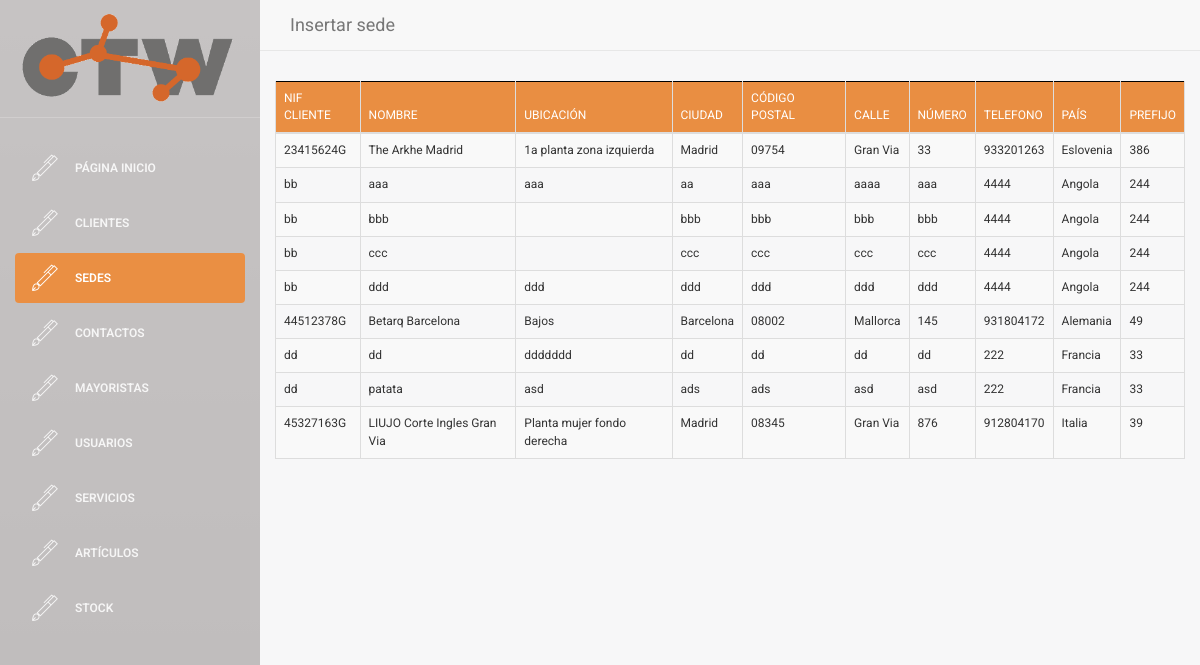
The page /buscador/buscador_sedes.php (signed in) on the database as committed earlier.
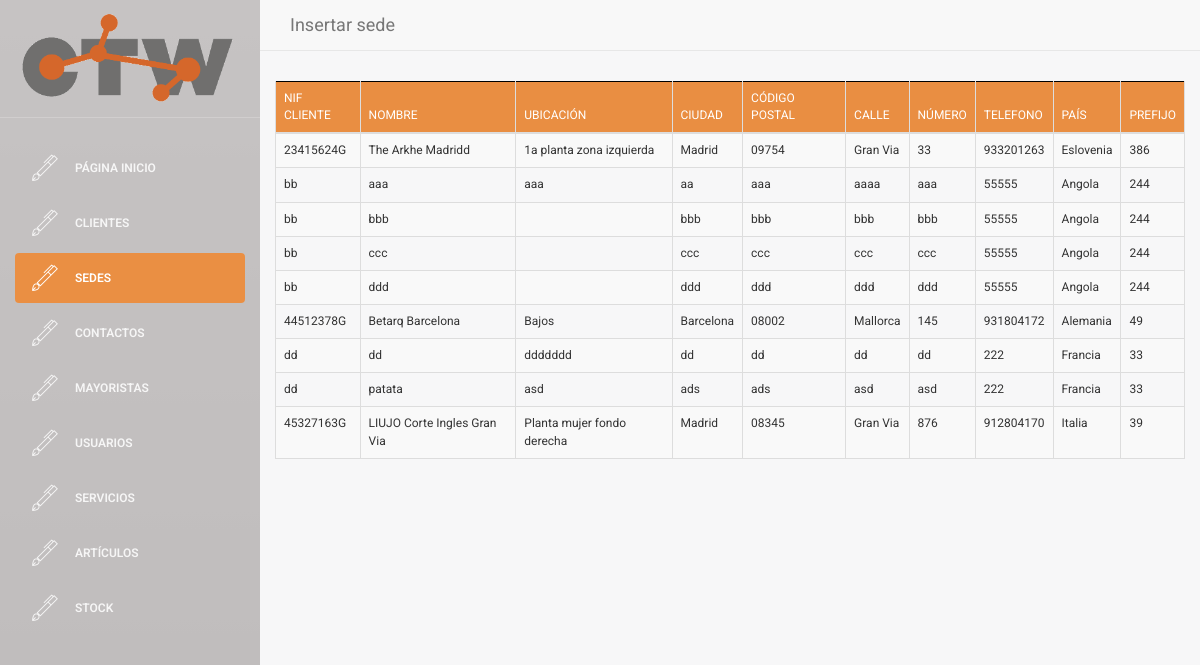
The same page on the database as committed later.
### tables this page shows
CREATE TABLE `SEDE` (
  `ID_SEDE` int(5) NOT NULL,
  `NIF_cliente` varchar(9) NOT NULL,
  `nombre` varchar(40) DEFAULT NULL,
  `ubicacion` varchar(50) DEFAULT NULL,
  `ciudad` varchar(25) NOT NULL,
  `codigo_postal` varchar(10) NOT NULL,
  `calle` varchar(30) NOT NULL,
  `numero` varchar(8) NOT NULL,
  `telefono` int(9) NOT NULL,
  `pais` varchar(30) NOT NULL,
  `prefijo` int(5) DEFAULT NULL
);

CREATE TABLE `CLIENTE` (
  `NIF_EMPRESA` varchar(9) NOT NULL,
  `nombre_comercial` varchar(35) NOT NULL,
  `nombre_completo` varchar(60) NOT NULL,
  `telefono` int(9) NOT NULL,
  `email` varchar(30) NOT NULL,
  `ciudad_facturacion` varchar(25) NOT NULL,
  `codigo_postal_facturacion` varchar(10) NOT NULL,
  `calle_facturacion` varchar(30) NOT NULL,
  `numero_facturacion` varchar(8) NOT NULL,
  `ciudad_envio` varchar(25) NOT NULL,
  `codigo_postal_envio` varchar(10) NOT NULL,
  `calle_envio` varchar(30) NOT NULL,
  `numero_envio` varchar(8) NOT NULL,
  `IBAN` varchar(34) NOT NULL,
  `SEPA` tinyint(1) NOT NULL,
  `pais` varchar(30) NOT NULL,
  `prefijo` int(5) DEFAULT NULL
);

### web/assets/php/selects.php (called while the page is built, shortened)
<?php
function select_all_sede(){
    $conn = connect();
    $sql = "SELECT *
    FROM SEDE S, CLIENTE C
    WHERE S.NIF_cliente = C.NIF_EMPRESA
    ORDER BY C.nombre_comercial, S.nombre asc";
    $data = $conn->query($sql);
    return $data;
  }
?>

### web/buscador/buscador_sedes.php (the view, shortened to what the changed rows need)
    <!doctype html>
<?php
include('../assets/php/selects.php');
if($_SESSION["login_done"]==true){
?>
<html lang="en">
<head>
    <link rel="stylesheet" href="https://maxcdn.bootstrapcdn.com/bootstrap/3.3.6/css/bootstrap.min.css">
    <link rel="stylesheet" href="https://cdn.datatables.net/1.10.12/css/dataTables.bootstrap.min.css">
    <link href="../assets/css/bootstrap.min.css" rel="stylesheet" />
    <link href="../assets/css/animate.min.css" rel="stylesheet"/>
    <link href="../assets/css/light-bootstrap-dashboard.css" rel="stylesheet"/>
    <link href="../assets/css/demo.css" rel="stylesheet" />
    <link href="http://maxcdn.bootstrapcdn.com/font-awesome/4.2.0/css/font-awesome.min.css" rel="stylesheet">
    <link href="../assets/css/pe-icon-7-stroke.css" rel="stylesheet" />
    <link href="http://cdnjs.cloudflare.com/ajax/libs/x-editable/1.5.0/bootstrap3-editable/css/bootstrap-editable.css" rel="stylesheet"/>
    <link href="../assets/css/table_editor.css" rel="stylesheet"/>
    <link href="../assets/css/table.css" rel="stylesheet"/>
    <link href="../assets/css/table2.css" rel="stylesheet"/>
    <link href="../assets/css/table4.css" rel="stylesheet"/>
    <link href="../assets/css/insert.css" rel="stylesheet" />
    <link href="../assets/css/micss.css" rel="stylesheet" />
</head>
<body>
<div class="wrapper">
    <div class="main-panel">
        <div class="content">
            <div class="container-fluid">
                <div class="row">
                    <div >
                        <div >
                                <table id="buscador_cliente" class="table table-striped table-bordered">
                                    <thead>
                                        <tr>
                                            <th>Nif cliente</th>
                                            <th>Nombre</th>
                                            <th>Ubicación</th>
                                            <th>Ciudad</th>
                                            <th>Código postal</th>
                                            <th>Calle</th>
                                            <th>Número</th>
                                            <th>Telefono</th>
                                            <th>País</th>
                                            <th>Prefijo</th>
                                        </tr>
                                    </thead>
                                    <tbody>
                                        <?php
                                            $data = select_all_sede();
                                            if ($data->num_rows > 0) {
                                                 while($row = $data->fetch_assoc()) {
                                                    $pk = $row['ID_SEDE'];
                                        ?>
                                                    <tr>
                                                        <td><a href="#" class="NIF_cliente" data-pk=<?php echo "\"$pk\""; ?>><?php echo $row['NIF_cliente']?> </a></td>
                                                        <td><a href="#" class="nombre" data-pk=<?php echo "\"$pk\""; ?>><?php echo $row['nombre']?> </a></td>
                                                        <td><a href="#" class="ubicacion" data-pk=<?php echo "\"$pk\""; ?>><?php echo $row['ubicacion']?> </a></td>
                                                        <td><a href="#" class="ciudad" data-pk=<?php echo "\"$pk\""; ?>><?php echo $row['ciudad']?> </a></td>
                                                        <td><a href="#" class="codigo_postal" data-pk=<?php echo "\"$pk\""; ?>><?php echo $row['codigo_postal']?> </a></td>
                                                        <td><a href="#" class="calle" data-pk=<?php echo "\"$pk\""; ?>><?php echo $row['calle']?> </a></td>
                                                        <td><a href="#" class="numero" data-pk=<?php echo "\"$pk\""; ?>><?php echo $row['numero']?> </a></td>
                                                        <td><a href="#" class="telefono" data-pk=<?php echo "\"$pk\""; ?>><?php echo $row['telefono']?> </a></td>
                                                        <td><a href="#" class="pais" data-pk=<?php echo "\"$pk\""; ?>><?php echo $row['pais']?> </a></td>
                                                        <td><a href="#" class="prefijo" data-pk=<?php echo "\"$pk\""; ?>><?php echo $row['prefijo']?> </a></td>
                                                    </tr>
                                        <?php
                                                }
                                            } else {
                                                 echo "0 results";
                                            }
                                        ?>
                                    </tbody>
                                </table>
                        </div>
                    </div>
                </div>
            </div>
        </div>
            </div>
    </div>
</body>
</html>
<?php
}else{
    echo "false";
    header("location:../index.php");
}
?>

Rows that differ between the two databases and show on the page:
changed sede "1a planta zona izquierda": nombre "The Arkhe Madrid" → "The Arkhe Madridd"
changed through a linked row, sede "aaa": NIF_cliente.telefono "4444" → "55555"
changed through a linked row, sede "bbb": NIF_cliente.telefono "4444" → "55555"
changed through a linked row, sede "ccc": NIF_cliente.telefono "4444" → "55555"
changed sede "ddd": NIF_cliente.telefono "4444" → "55555"; ubicacion "ddd" → (not shown)
